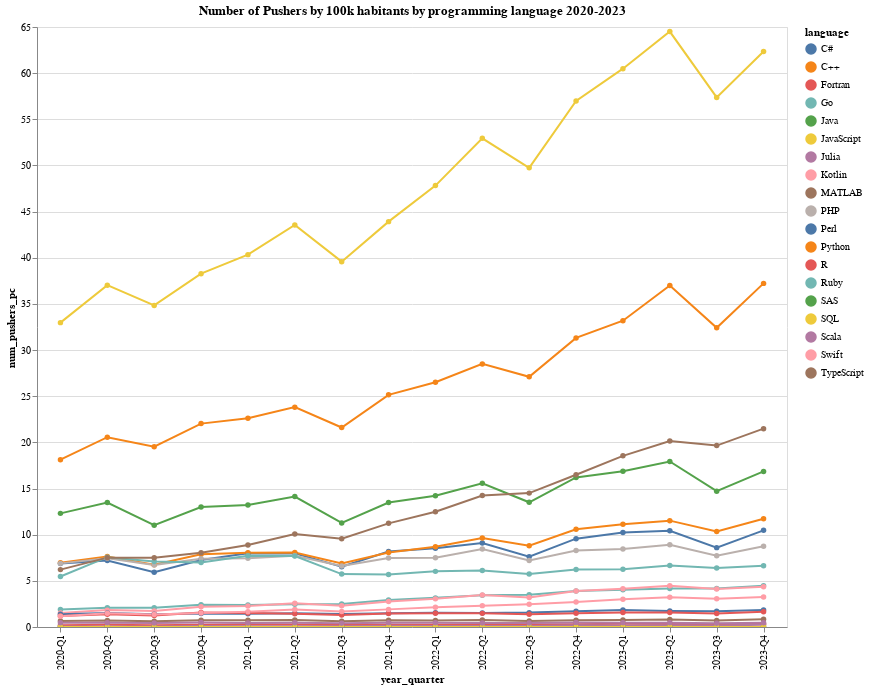

The notebook cell saved with this chart:
### Code cell
# data4 = data3.groupby(['language', 'year', 'quarter', 'time']).agg({'num_pushers': 'sum'}).reset_index()
# data4

data4 = data_gpt.groupby(['language', 'year', 'quarter', 'year_quarter']).agg({'num_pushers_pc': 'mean'}).reset_index()
# Grafico de líneas con puntos superpuestos
alt.Chart(data4, height=600, width=750).mark_line(point=True, color='darkblue').encode(
    y='num_pushers_pc',
    x='year_quarter',
    color='language',
    tooltip=['num_pushers_pc', 'year_quarter', 'language']
).interactive().properties(
    title='Number of Pushers by 100k habitants by programming language 2020-2023'
)

### Figure 1 — Vega-Lite specification as saved in the notebook (floating-point values rounded to 4 significant figures; data arrays with more than 128 entries replaced by an {"elided": "..."} marker saying what was removed)
{"config": {"view": {"continuousWidth": 300, "continuousHeight": 300}}, "data": {"name": "data-a9d0dd3436687026394036446233acac"}, "mark": {"type": "line", "color": "darkblue", "point": true}, "encoding": {"color": {"field": "language", "type": "nominal"}, "tooltip": [{"field": "num_pushers_pc", "type": "quantitative"}, {"field": "year_quarter", "type": "nominal"}, {"field": "language", "type": "nominal"}], "x": {"field": "year_quarter", "type": "nominal"}, "y": {"field": "num_pushers_pc", "type": "quantitative"}}, "height": 600, "params": [{"name": "param_15", "select": {"type": "interval", "encodings": ["x", "y"]}, "bind": "scales"}], "title": "Number of Pushers by 100k habitants by programming language 2020-2023", "width": 750, "$schema": "https://vega.github.io/schema/vega-lite/v5.17.0.json", "datasets": {"data-a9d0dd3436687026394036446233acac": {"elided": "304 records"}}}
